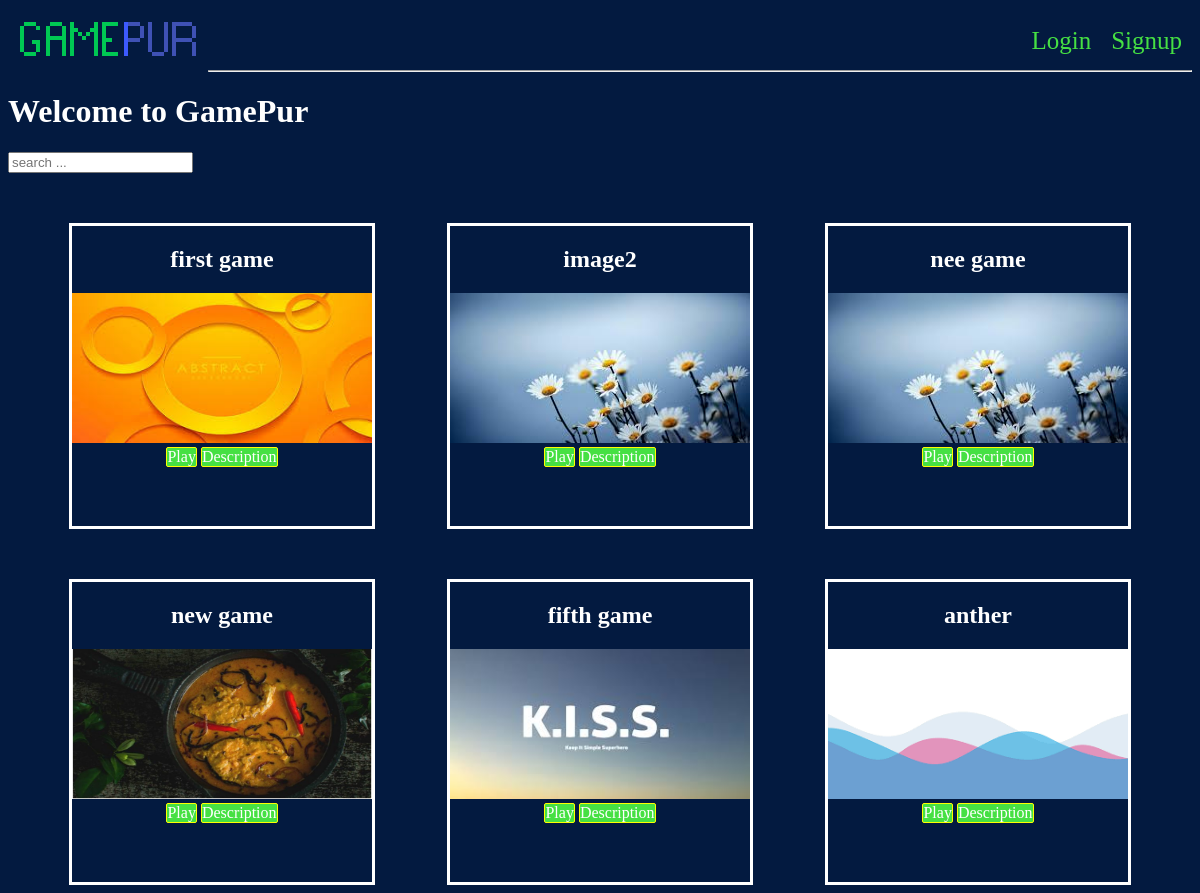
Page /home/ on the earlier database version.
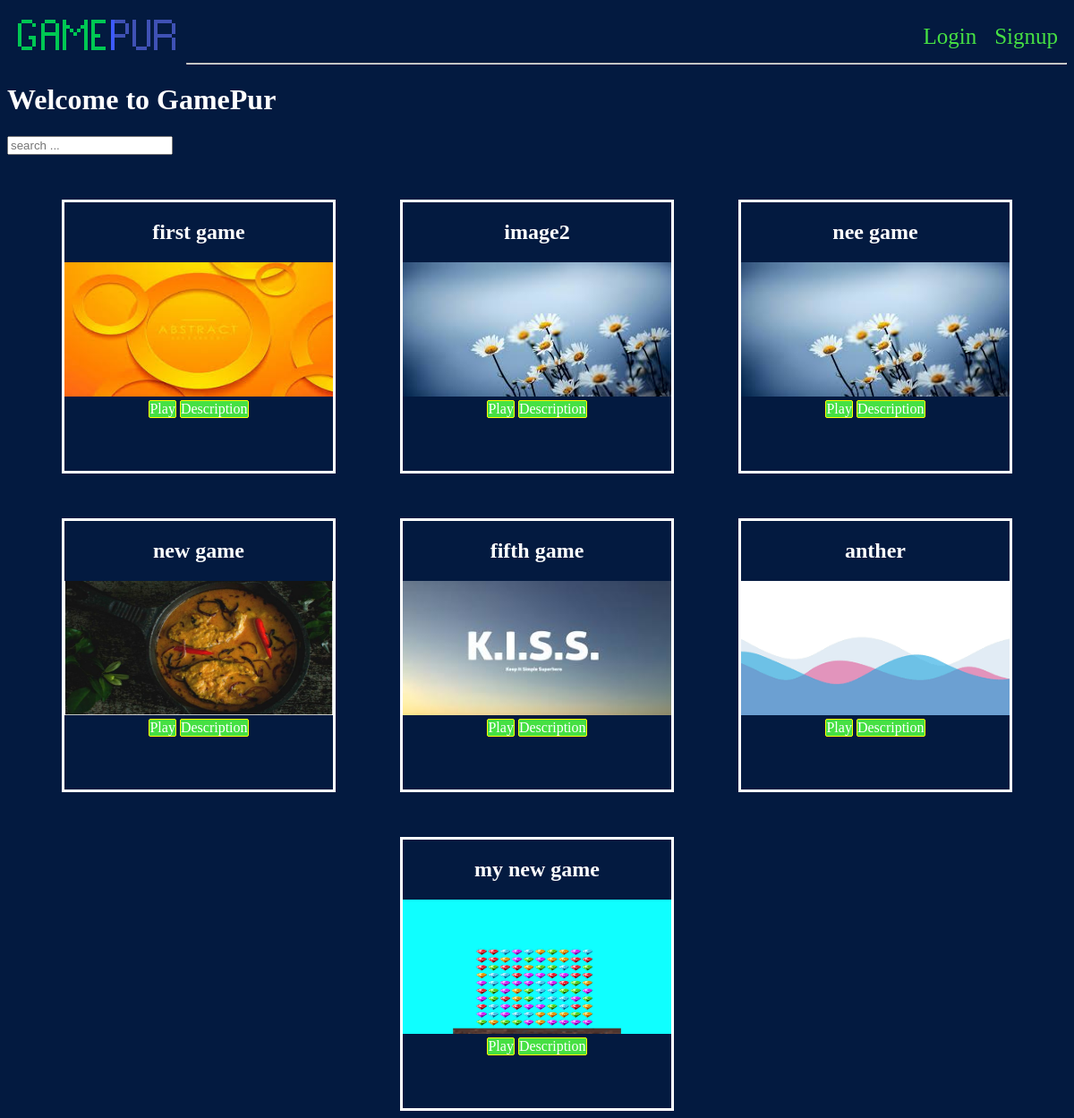
Same page on the later database version.
### Game/models.py (models this page shows, shortened)
class Game(models.Model):
    name = models.CharField(max_length=100,default=None)
    image = models.ImageField(upload_to="images",default="default.png")
    description = models.TextField(default=None,null=True)
    slug = models.SlugField(max_length=100,default=None)

### Game/views.py (the view)
# urls.py: path('',views.home, name="home"),
def home(request):
    games = models.Game.objects.all()
    return render(request, 'Game/home.html', {'games': games})

### Game/templates/Game/home.html (shortened to what this page needs)
{% extends 'base.html' %}
{% block content%}
    <h1>Welcome to GamePur</h1>
    <input type="text" placeholder="search ...">
    <div class="cont">
        {%for game in games%}
        <div class="game-cont">
            <a href="{% url 'Game:details' game.slug %}"><h2 class="game-title">{{game.name}}</h2></a>
        <img class="game-image" src="{{game.image.url}}">
        <a href="#" class="play-btn">Play</a>
        <a href="{% url 'Game:details' game.slug %}" class="des-btn">Description</a>
        </div>
        {% endfor %}
    </div>
{% endblock content%}

Differences in the rows shown:
added Game: name "my new game", image (picture)
